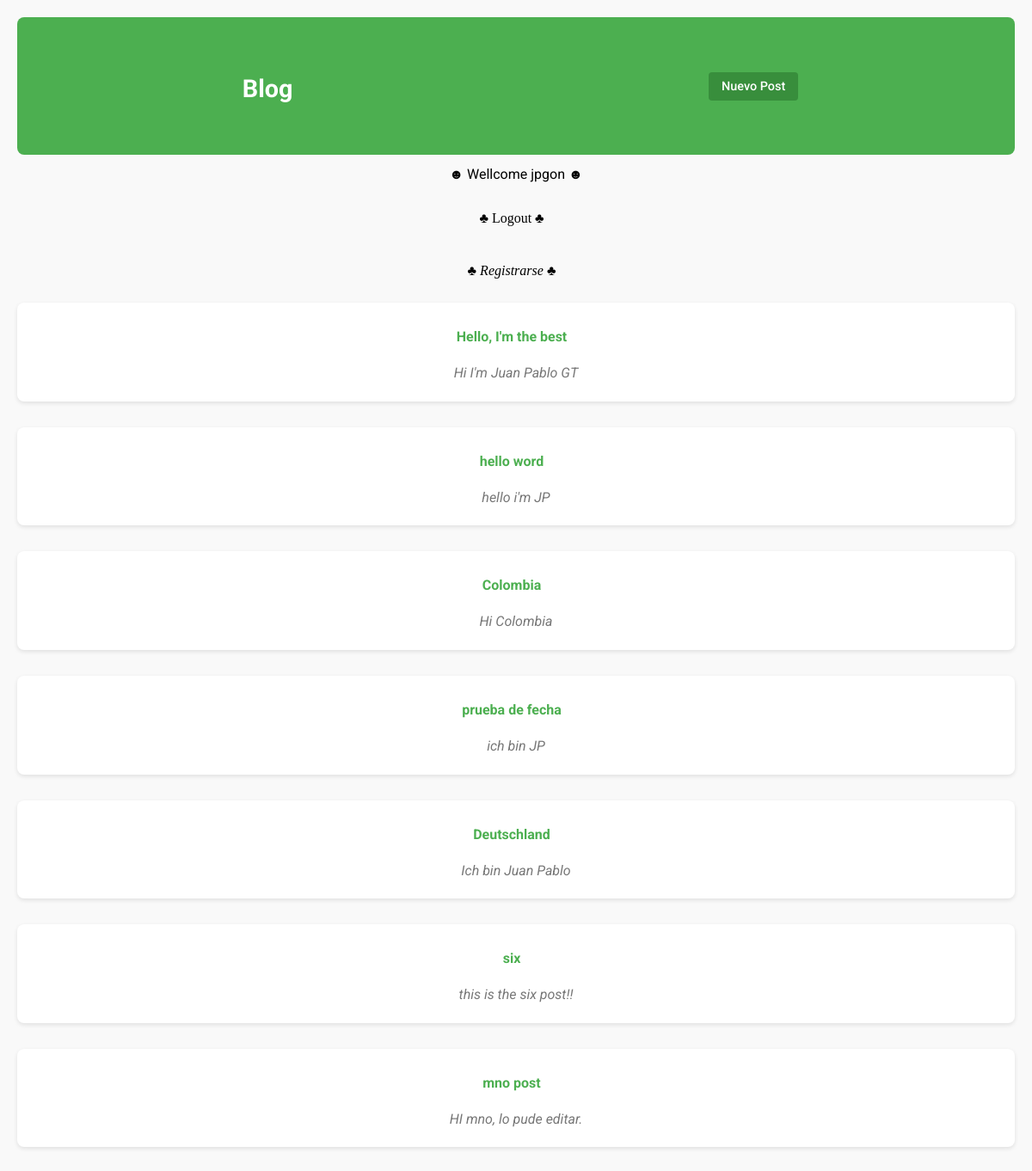
The app's page / (signed in) with its own data.
### blog/models.py (models this page shows, shortened)
class Post(models.Model):
    title = models.CharField(max_length=255)
    author = models.ForeignKey(
        'auth.User',
        on_delete=models.CASCADE,
    )
    body = models.TextField()
    created = models.DateTimeField(auto_now_add=True)

### blog/views.py (the view)
# urls.py: path('', BlogListView.as_view(), name='home'),
class BlogListView(ListView):
    model = Post
    template_name = 'home.html'

### blog/templates/home.html
{% extends 'base.html' %}
{% block content %}
{% for post in post_list %}
    <div class='post-entry'>
        <h2><a href="{% url 'post_detail' pk=post.pk %}">{{post.title}}</a></h2>
        <p>{{post.body}}</p>
    </div>
{% endfor %}
{% endblock content %}

### blog/templates/base.html (shortened to what this page needs)
{% load static %}
<html>
<head>
    <link href="{% static 'css/base.css' %}" rel="stylesheet">
</head>
<body>
    <div>
        <header>
            <div class="nav-left">
                <h1><a href="{% url 'home' %}">Blog</a></h1>
    </div>
    <div class="nav-right">
        <a href="{% url 'post_new' %}">Nuevo Post</a>
    </div>
    </header>
    {% if user.is_authenticated %}
        <p>☻ Wellcome {{ user.username }} ☻</p>
        <p>
        <a href="{% url 'logout' %}">♣ Logout ♣</a>
        </p>
        <p>
        <a href="{% url 'signup' %}">♣ Registrarse ♣</a>
        </p>
    {% else %}
        <p>You are not logged in</p>
        <p><a href="{% url 'login' %}">+ Iniciar sesión</a></p>
    {% endif %}
    {% block content %}
    {% endblock content %}
    </div>
</body>
</html>

### static/css/base.css (style rules this page uses)
body { font-family: 'Roboto', sans-serif; margin: 0; padding: 0; background-color: #f9f9f9; color: #333; }
div { max-width: 1200px; margin: 0 auto; padding: 20px; }
header { display: flex; justify-content: space-between; align-items: center; background-color: #4CAF50; padding: 15px 20px; border-radius: 8px; color: white; }
.nav-left h1 a { text-decoration: none; color: white; font-size: 1.8rem; font-weight: 700; }
.nav-right a { text-decoration: none; color: white; background-color: #388E3C; padding: 8px 15px; border-radius: 4px; font-size: 0.9rem; font-weight: 500; margin-left: 10px; transition: background-color 0.3s ease-in-out; }
p { margin: 10px 0; }
p a { text-decoration: none; color: #000000; font-weight: 500; font-family: impact; }
.post-entry { margin-bottom: 30px; padding: 20px; background-color: #ffffff; border-radius: 8px; box-shadow: 0 2px 5px rgba(0, 0, 0, 0.1); transition: transform 0.2s ease-in-out, box-shadow 0.2s ease-in-out; }
.post-entry h2 { font-size: 1.5rem; margin: 0 0 10px; color: #333333; }
.post-entry h2 a { text-decoration: none; color: #4CAF50; transition: color 0.3s ease-in-out; }
.post-entry p { font-size: 1rem; color: #666666; line-height: 1.6; margin: 0; }
h1 { font-size: 1.8rem; color: #333333; margin-bottom: 15px; }
h1 { font-size: 2rem; color: #333333; margin-bottom: 15px; text-align: center; }
p { font-size: 1rem; color: #000000; line-height: 1.6; margin-bottom: 15px; text-align: center; }
p:last-of-type { font-style: italic; color: #777777; }
a { display: inline-block; text-decoration: none; color: white; padding: 10px 20px; font-size: 1rem; border-radius: 5px; transition: background-color 0.3s ease-in-out; margin-right: 10px; }
h2 { font-size: 1.8rem; color: #333333; text-align: center; margin-bottom: 20px; }

### records on screen
Post: title "Hello, I'm the best", body "Hi I'm Juan Pablo GT"
Post: title "hello word", body "hello i'm JP"
Post: title "Colombia", body "Hi Colombia"
Post: title "prueba de fecha", body "ich bin JP"
Post: title "Deutschland", body "Ich bin Juan Pablo"
Post: title "six", body "this is the six post!!"
Post: title "mno post", body "HI mno, lo pude editar."

### other values on screen
{{ user.username }} "jpgon"
